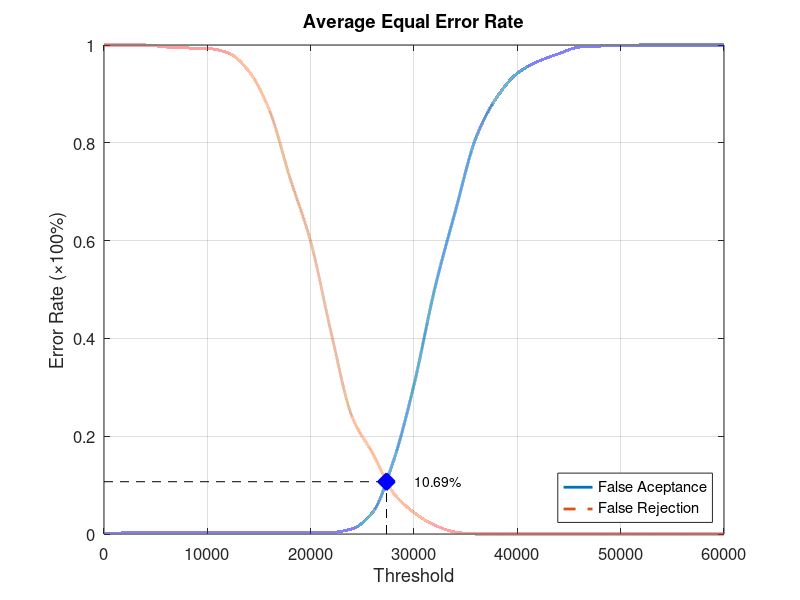
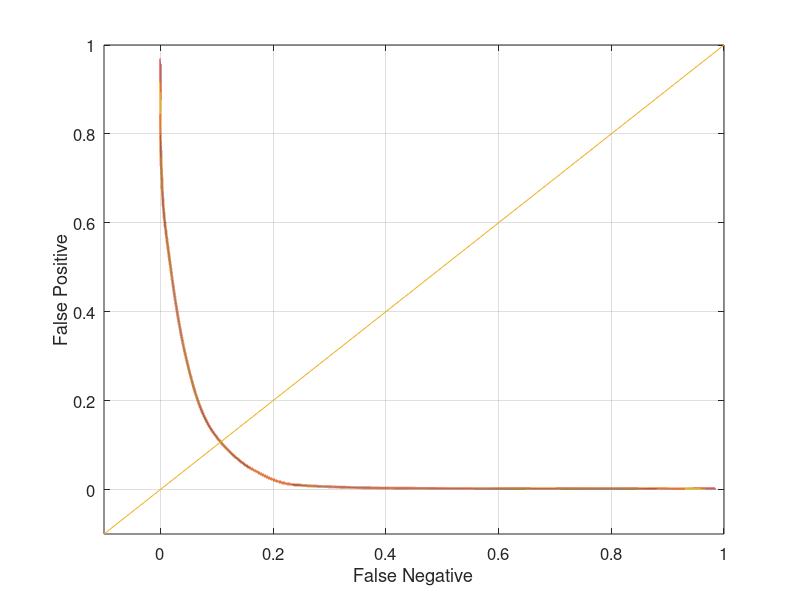

Recreate these plots in MATLAB, in order.
function yEER = Database3Average
close all;
clear;
clc;
x = 0:2000:60000;
xq = 0:0.5:60000;

y0 = [0 0.00210526 0.00210526 0.00210526 0.00210526 0.00210526 0.00210526 0.00210526 0.00210526 0.00210526 0.00210526 0.0031579 0.0105263 0.0442105 0.148421 0.305263 0.501053 0.66 0.810526 0.892632 0.942105 0.966316 0.982105 0.99579 0.997895 0.998947 1 1 1 1 1];
yy0 = interp1(x, y0, xq, 'pchip');
y1 = [1 1 1 0.996 0.994 0.993 0.984 0.947 0.867 0.728 0.598 0.41 0.24 0.165 0.084 0.044 0.018 0.004 0 0 0 0 0 0 0 0 0 0 0 0 0];
yy1 = interp1(x, y1, xq, 'pchip');

% Calculating EER: 
y2 = abs(y0 - y1);
find(y2 == min(y2))
yy2 = abs(yy0 - yy1);
xEER = find(yy2 == min(yy2));
xEERIndex = xq(xEER) % X-axis EER
yEER = yy0(xEER) % Y-axis EER

main = figure
plot(xq, yy0,'-','LineWidth', 2);	hold on
plot(xq, yy1,'--','LineWidth', 2);	hold on
plot([xEERIndex xEERIndex], [0 yEER], 'k--');	hold on
plot([0 xEERIndex], [yEER yEER], 'k--');	hold on
plot(xEERIndex, yEER, 'bx', 'LineWidth', 10);	hold on
text(xEERIndex + 10 * xEERIndex / 100, yEER, [num2str(round((10000 * yEER)) / 100) '%'])
legend('False Aceptance', 'False Rejection', 'Location', 'SouthEast')
xlabel('Threshold')
ylabel('Error Rate (\times100%)')
title('Average Equal Error Rate')
set(gca, 'FontSize', 12)
axis([0 60000 0 1])
grid on

print(main, 'Database3AverageMain', '-dpng');
FNRxFPR = figure('Color', [1 1 1]);
plot(yy1, yy0, '-', yy1, yy0, 'LineWidth', 2);
hold on
y = -0.1:0.1:1
plot(y, y); 
set(gca, 'FontSize', 12)
xlabel('False Negative')
ylabel('False Positive')
axis([-0.1 1 -0.1 1])
set(gca, 'FontSize', 12)
grid on

print(FNRxFPR, 'Database3AverageFNRxFPR','-dpng');
end
